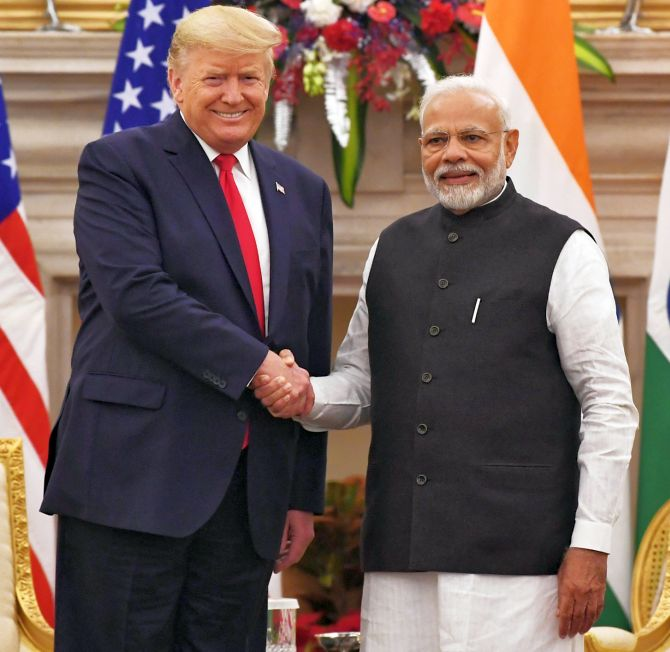
#> input picture images/testing/trump-modi.jpg, 670 x 652 px
$ python image_face_detection_haar.py
#> lines starting #> are read from the running program, lines starting #| are printed output that depends on the picture; after the words box and inside, x2 and y2 are one past the last pixel; in counts of white or black regions, pixels touching at a corner belong together
# -*- coding: utf-8 -*-
"""

@author: Arti Sahu
"""
#importing the required libraries
import cv2


#loading the image to detect
image_to_detect = cv2.imread('images/testing/trump-modi.jpg')
#> image_to_detect is the input picture: shape (652, 670, 3); mean B, G, R 88.9, 95.5, 115.4

#load the pretrained haar classifier model
face_detection_classifier = cv2.CascadeClassifier('models/haarcascade_frontalface_default.xml')

#detect all face locations using the haar classifier
all_face_locations = face_detection_classifier.detectMultiScale(image_to_detect)
#> all_face_locations = [[185, 44, 93, 93], [407, 102, 95, 95]]

#print the number of faces detected
print('There are {} no of faces in this image'.format(len(all_face_locations)))
#| There are 2 no of faces in this image

#looping through the face locations
for index,current_face_location in enumerate(all_face_locations):
    #splitting the tuple to get the four position values of current face
    x,y,width,height = current_face_location
    #start co-ordinates
    left_x, left_y = x,y
    #end co-ordinates
    right_x, right_y = x+width, y+height
    #printing the location of current face
    print('Found face {} at left_x:{},left_y:{},right_x:{},right_y:{}'.format(index+1,left_x,left_y,right_x,right_y))
    #slicing the current face from main image
    current_face_image = image_to_detect[left_y:right_y,left_x:right_x]
    #showing the current face with dynamic title
    cv2.imshow("Face no "+str(index+1),current_face_image)
    #draw bounding box around the faces
    cv2.rectangle(image_to_detect,(left_x,left_y),(right_x,right_y),(0,255,0),2)
#> this loop made 2 passes
#> (x, y, width, height, left_x, left_y, right_x, right_y) on passes 1 to 2: (185, 44, 93, 93, 185, 44, 278, 137), (407, 102, 95, 95, 407, 102, 502, 197)
#| Found face 1 at left_x:185,left_y:44,right_x:278,right_y:137
#| Found face 2 at left_x:407,left_y:102,right_x:502,right_y:197
#> pass 1, `current_face_image = image_to_detect[left_y:right_y,left_x:right_x]`:
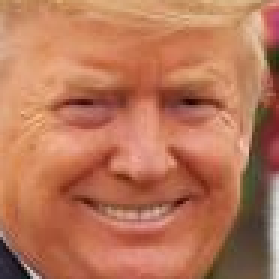
#> current_face_image: shape (93, 93, 3) (shown 3 times larger); mean B, G, R 88.3, 117.7, 184.2
#> pass 2, `current_face_image = image_to_detect[left_y:right_y,left_x:right_x]`:
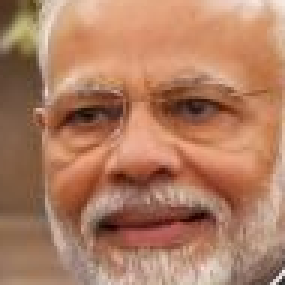
#> current_face_image: shape (95, 95, 3) (shown 3 times larger); mean B, G, R 98.1, 125.1, 175
#> after the loop:
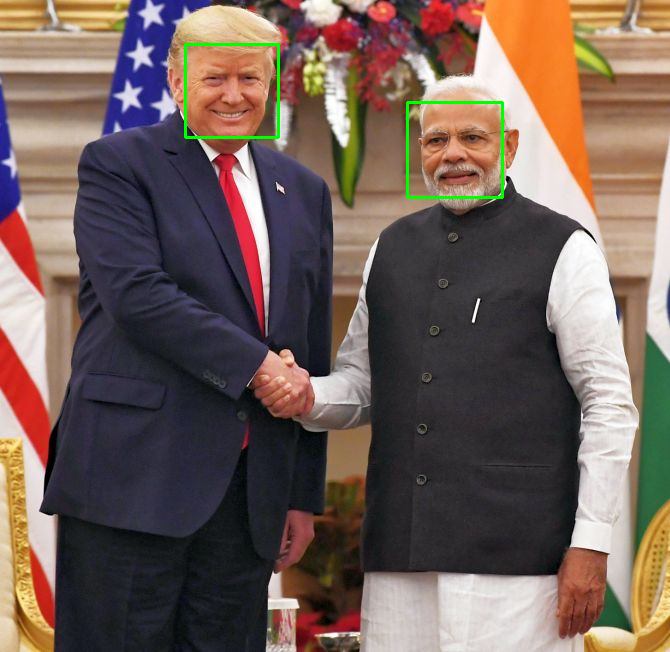
#> image_to_detect: shape (652, 670, 3); 0.51% of pixels changed, all inside (x1, y1, x2, y2) = (184, 43, 504, 199)

#show the image
cv2.imshow("faces in image",image_to_detect)
#keep the window waiting until we press a key
cv2.waitKey(0)
#close all windows
cv2.destroyAllWindows()

$ run again, with images/testing/elon.jpg copied over images/testing/trump-modi.jpg
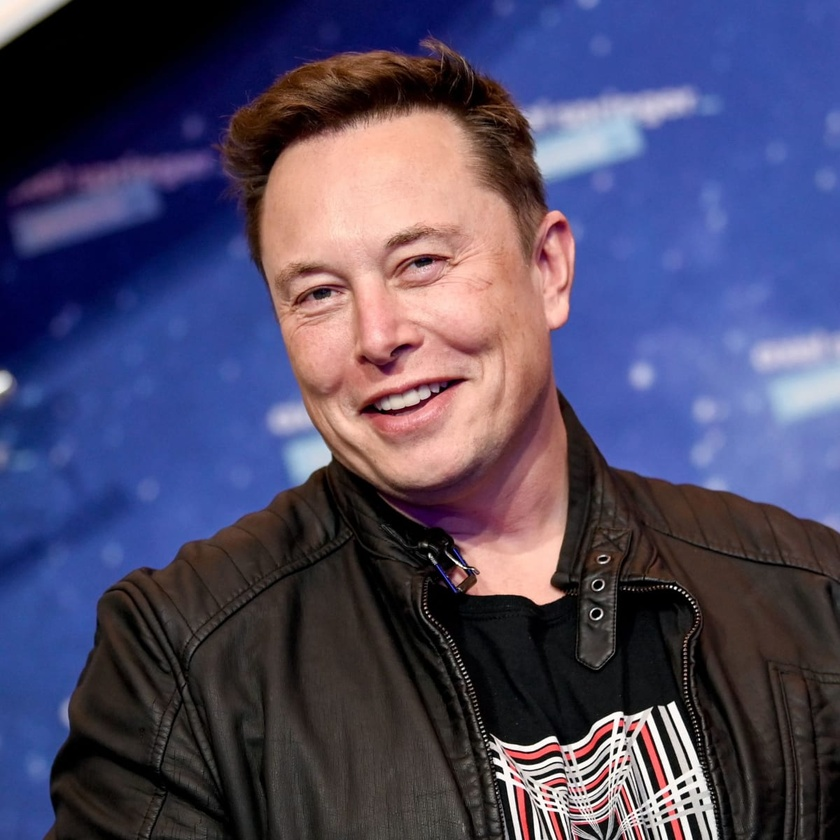
#> input picture images/testing/elon.jpg, 840 x 840 px, shrunk from 1200 x 1200 before the run
#> image_to_detect is the input picture: shape (840, 840, 3); mean B, G, R 100.7, 72.9, 77.8
#> all_face_locations = [[209, 138, 336, 336]]
#| There are 1 no of faces in this image
#> the loop `for index,current_face_location in enumerate(all_face_locations):` made 1 pass
#> (x, y, width, height, left_x, left_y, right_x, right_y) on pass 1: (209, 138, 336, 336, 209, 138, 545, 474)
#> (printed output is left out)
#> pass 1, `current_face_image = image_to_detect[left_y:right_y,left_x:right_x]`:
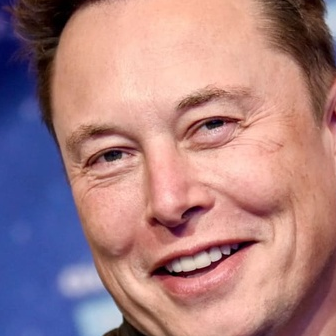
#> current_face_image: shape (336, 336, 3); mean B, G, R 131.2, 128.3, 168.2
#> after the loop `for index,current_face_location in enumerate(all_face_locations):`:
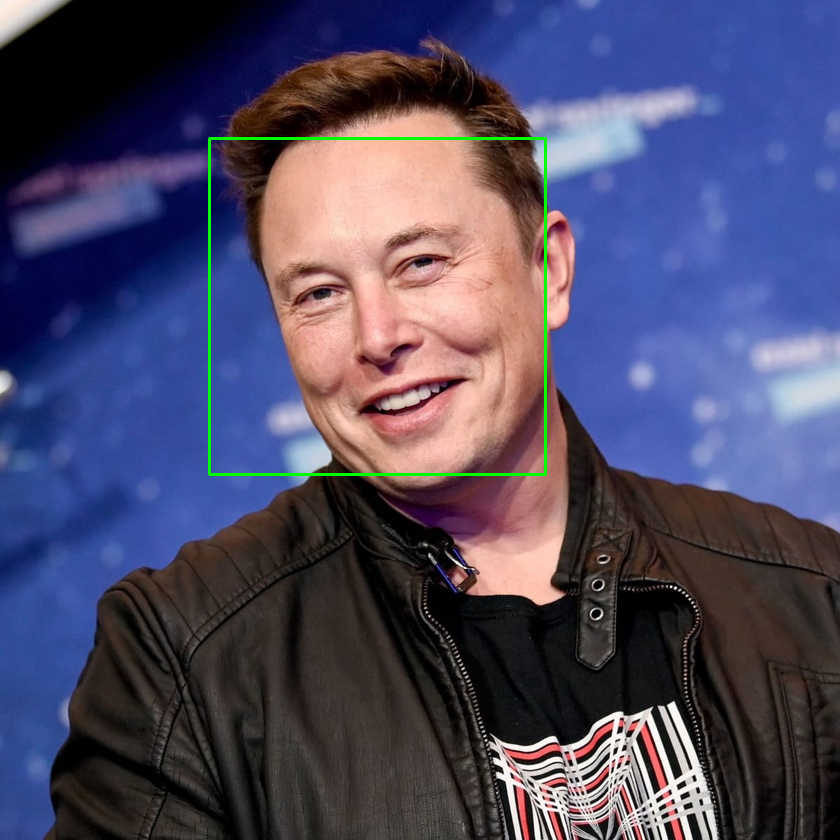
#> image_to_detect: shape (840, 840, 3); 0.57% of pixels changed, all inside (x1, y1, x2, y2) = (208, 137, 547, 476)
